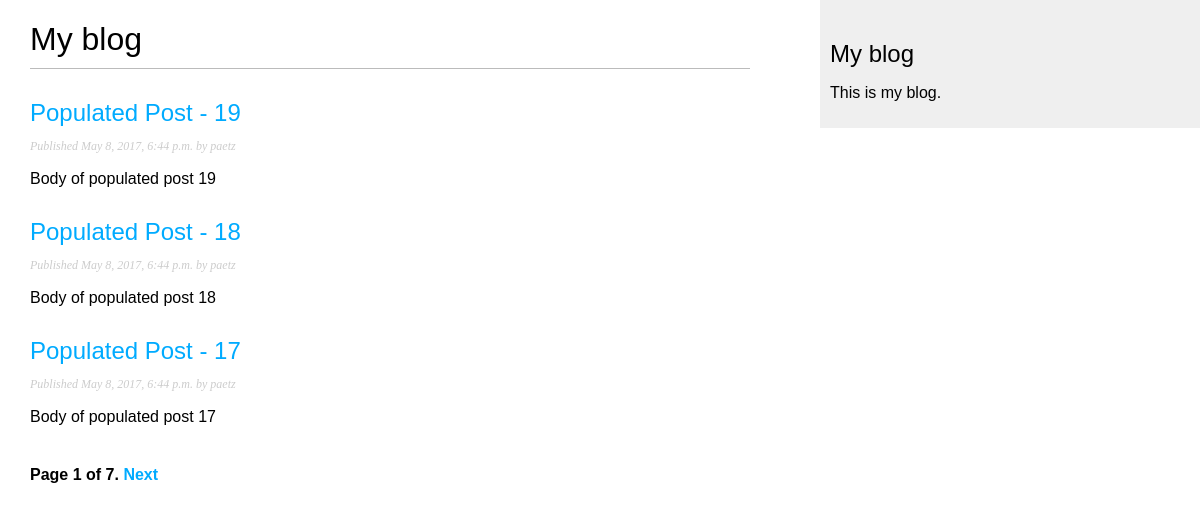
Screenshot of /blog/ with the database file from the repository.
### blog/models.py (models this page shows, shortened)
class Post(models.Model):
    STATUS_CHOICES = (
        ('draft', 'Draft'),
        ('published', 'Published'),
    )
    title = models.CharField(max_length=250)
    slug = models.SlugField(max_length=250, unique_for_date='publish')
    author = models.ForeignKey(User, related_name='blog_posts')
    body = models.TextField()
    publish = models.DateTimeField(default=timezone.now)
    created = models.DateTimeField(auto_now_add=True)
    updated = models.DateTimeField(auto_now=True)
    status = models.CharField(max_length=25, choices=STATUS_CHOICES, default='draft')
    objects = models.Manager()
    published = PublishedManager()
    class Meta:
        ordering = ('-publish',)
    def get_absolute_url(self):
        return reverse('blog:post_detail', args=[self.publish.year,
                                                 self.publish.strftime('%m'),
                                                 self.publish.strftime('%d'),
                                                 self.slug])

### blog/views.py (the view)
class PostListView(ListView):
    queryset = Post.published.all()
    context_object_name = 'posts'
    paginate_by = 3
    template_name = 'post/list.html'

### blog/templates/post/list.html (shortened to what this page needs)
{% extends "base.html" %}
{% block content %}
    <h1>My blog</h1>
    {% for post in posts %}
        <h2><a href="{{  post.get_absolute_url }}">{{ post.title }}</a></h2>
        <p class="date">Published {{ post.publish }} by {{ post.author }}</p>
        {{ post.body|truncatewords:30|linebreaks }}
    {% endfor %}
    {% include "pagination.html" with page=page_obj %}
{% endblock %}

### blog/templates/base.html (shortened to what this page needs)
{% load staticfiles %}
<!DOCTYPE html>
<html lang="en">
<head>
    <link href="{%  static "css/blog.css" %}" rel="stylesheet">
</head>
<body>
    <div id="content">
        {% block content %}{% endblock %}
    </div>
    <div id="sidebar">
        <h2>My blog</h2>
        <p>This is my blog.</p>
    </div>
</body>
</html>

### blog/templates/pagination.html (shortened to what this page needs)
<div class="pagination">
    <span class="step-links">
        <span class="current">
            Page {{ page.number }} of {{ page.paginator.num_pages }}.
        </span>
        {% if page.has_next %}
            <a href="?page={{ page.next_page_number }}">Next</a>
        {% endif %}
    </span>
</div>

### blog/static/css/blog.css (style rules this page uses)
body { margin:0; padding:0; font-family:helvetica, sans-serif; }
a { color:#00abff; text-decoration:none; }
h1 { font-weight:normal; border-bottom:1px solid #bbb; padding:0 0 10px 0; }
h2 { font-weight:normal; margin:30px 0 0; }
#content { float:left; width:60%; padding:0 0 0 30px; }
#sidebar { float:right; width:30%; padding:10px; background:#efefef; height:100%; }
p.date { color:#ccc; font-family: georgia, serif; font-size: 12px; font-style: italic; }
.pagination { margin:40px 0; font-weight:bold; }

### rows the page displays
Post: title "Populated Post - 19", publish "May 8, 2017, 6:44 p.m.", author "paetz", body "Body of populated post 19"
Post: title "Populated Post - 18", publish "May 8, 2017, 6:44 p.m.", author "paetz", body "Body of populated post 18"
Post: title "Populated Post - 17", publish "May 8, 2017, 6:44 p.m.", author "paetz", body "Body of populated post 17"

### other values shown
{{ page.number }} "1"
{{ page.paginator.num_pages }} "7"
